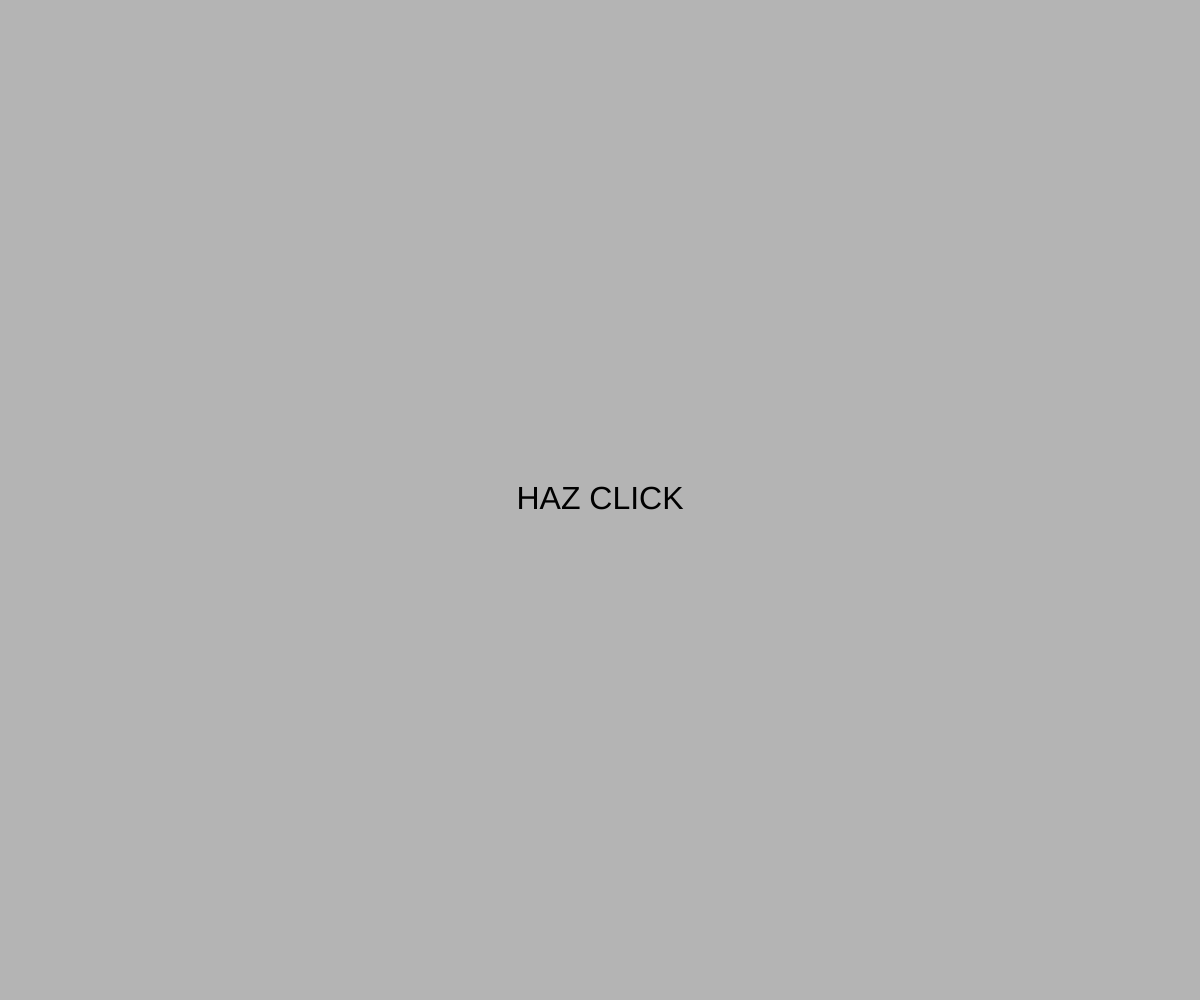
Frame 1 (no input)
Frame 60 (no input): identical to frame 1, image omitted
Frame 120 (the mouse pressed at the canvas centre since frame 60): identical to frame 1, image omitted

The p5.js sketch that drew this single still picture (run headless with seeded random() and noise() and a simulated clock; from frame 60 on, the mouse is pressed at the canvas centre):

// p5.js sketch
// ── sketch.js
let marcas = []; // Array para almacenar las marcas

function setup() {
  createCanvas(windowWidth, windowHeight);
}

function draw() {
  background(180);
  // Agregar el texto "Haz clic" en el fondo
  textSize(32);
  fill(0);
  textAlign(CENTER, CENTER);
  text("HAZ CLICK", width / 2, height / 2);

  // Dibujar todas las marcas almacenadas en el array
  for (let i = 0; i < marcas.length; i++) {
    let marca = marcas[i];
    marca.mostrar();
  }
}

// Función para crear una marca en la posición del clic o toque
function mouseClicked() {
  let x = mouseX;
  let y = mouseY;
  let nuevaMarca = new Marca(x, y);
  marcas.push(nuevaMarca);
}

// Definición de la clase Marca
class Marca {
  constructor(x, y) {
    this.x = x;
    this.y = y;
    this.diametro = 100; // Tamaño de la marca
    this.color = color(random(255), random(255), random(255), 150); // Color aleatorio con valor alfa
  }

  mostrar() {
    noStroke();
    fill(this.color);
    ellipse(this.x, this.y, this.diametro);
  }
}
